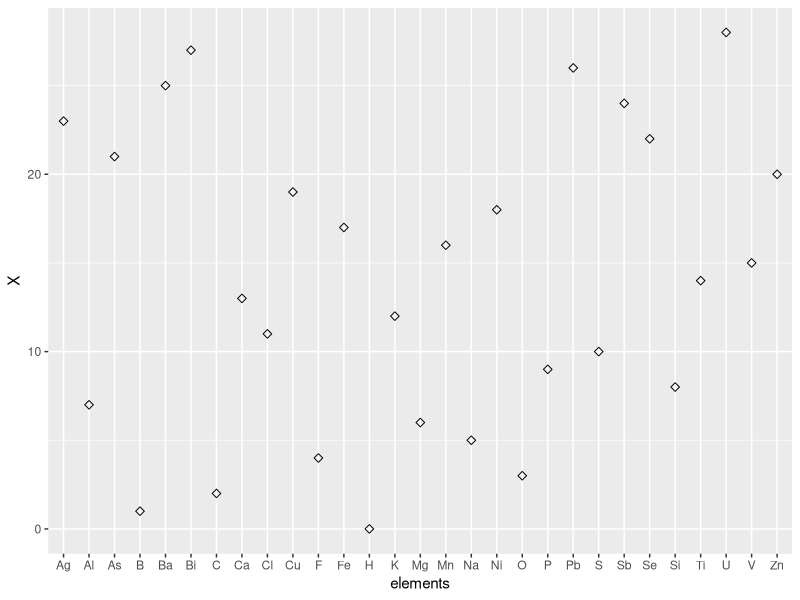
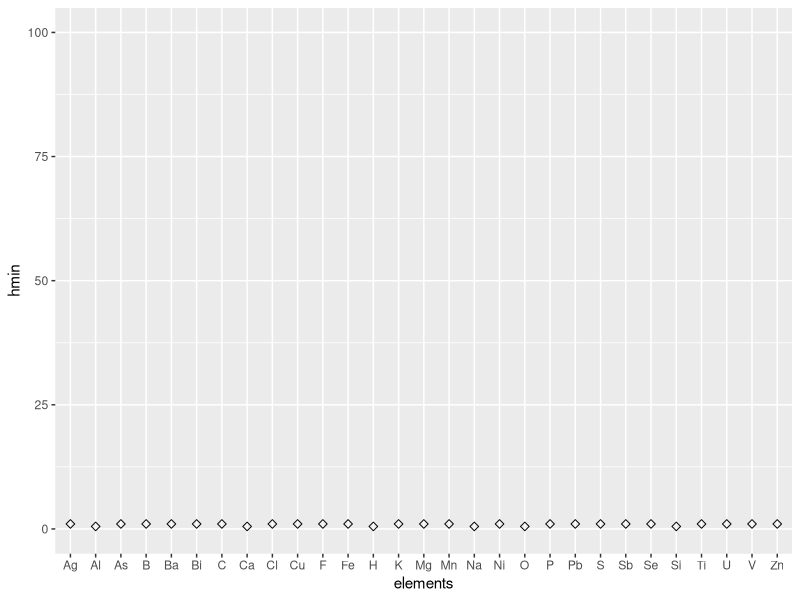
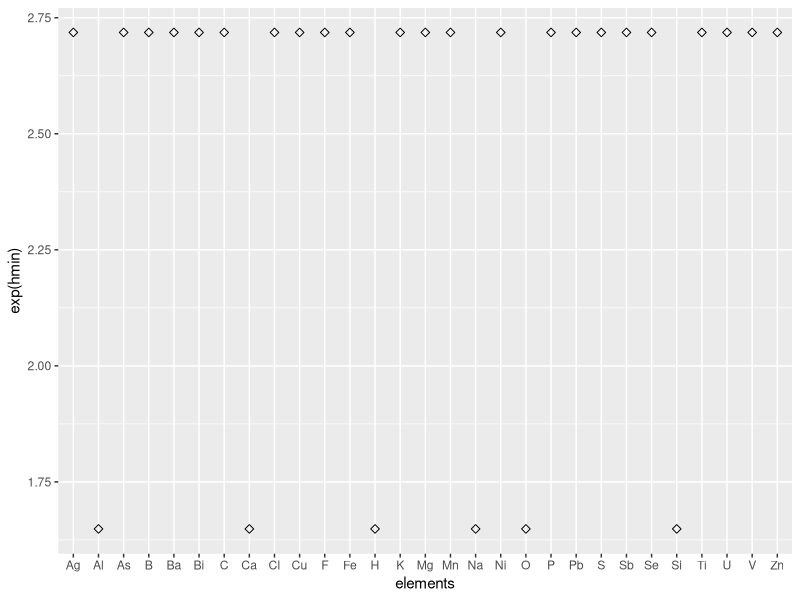
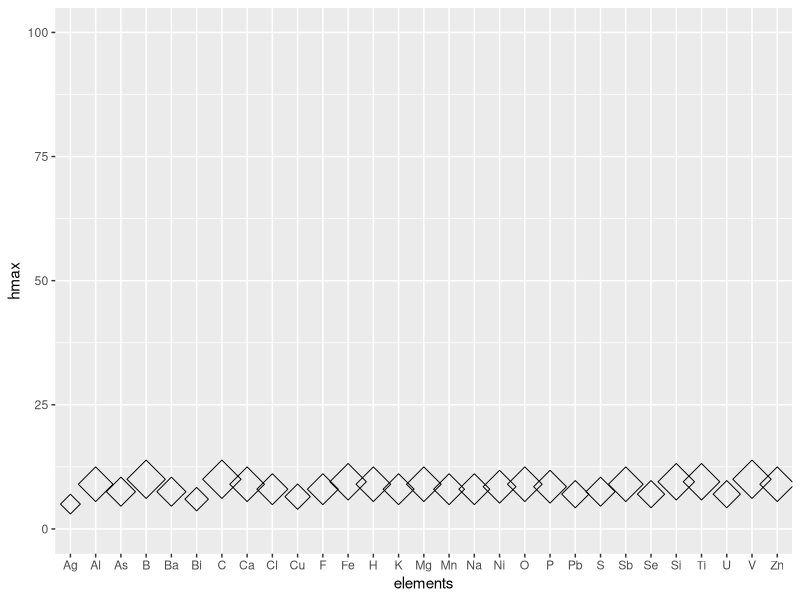

The R script that drew these images, in order:
## ---- chunk 1
#| code-fold: true
#| code-summary: "Code"
#| output: false
library(tidyverse)
# result <- read.csv(file = 'total_elements_mindat.csv')
df_72 <- read.csv(file = 'hardness.csv')
df_30 <- read.csv(file = 'hardness_30.csv')
## ---- chunk 2
head(df_30)
ggplot(df_30, aes(x=elements, y=X)) +
  geom_point(size=2, shape=23)
## ---- chunk 3
head(df_30)
ggplot(df_30, aes(x=elements, y=hmin)) +
  ylim(0, 100) +
  geom_point(size=2, shape=23)
## ---- chunk 4
head(df_30)
ggplot(df_30, aes(x=elements, y=exp(hmin))) +
  geom_point(size=2, shape=23)
  #scale_y_continuous(trans='log2')

## ---- chunk 5
head(df_30)
ggplot(df_30, aes(x=elements, y=hmax)) +
  ylim(0, 100) +
  geom_point(size=df_30$hmax, shape=23)
